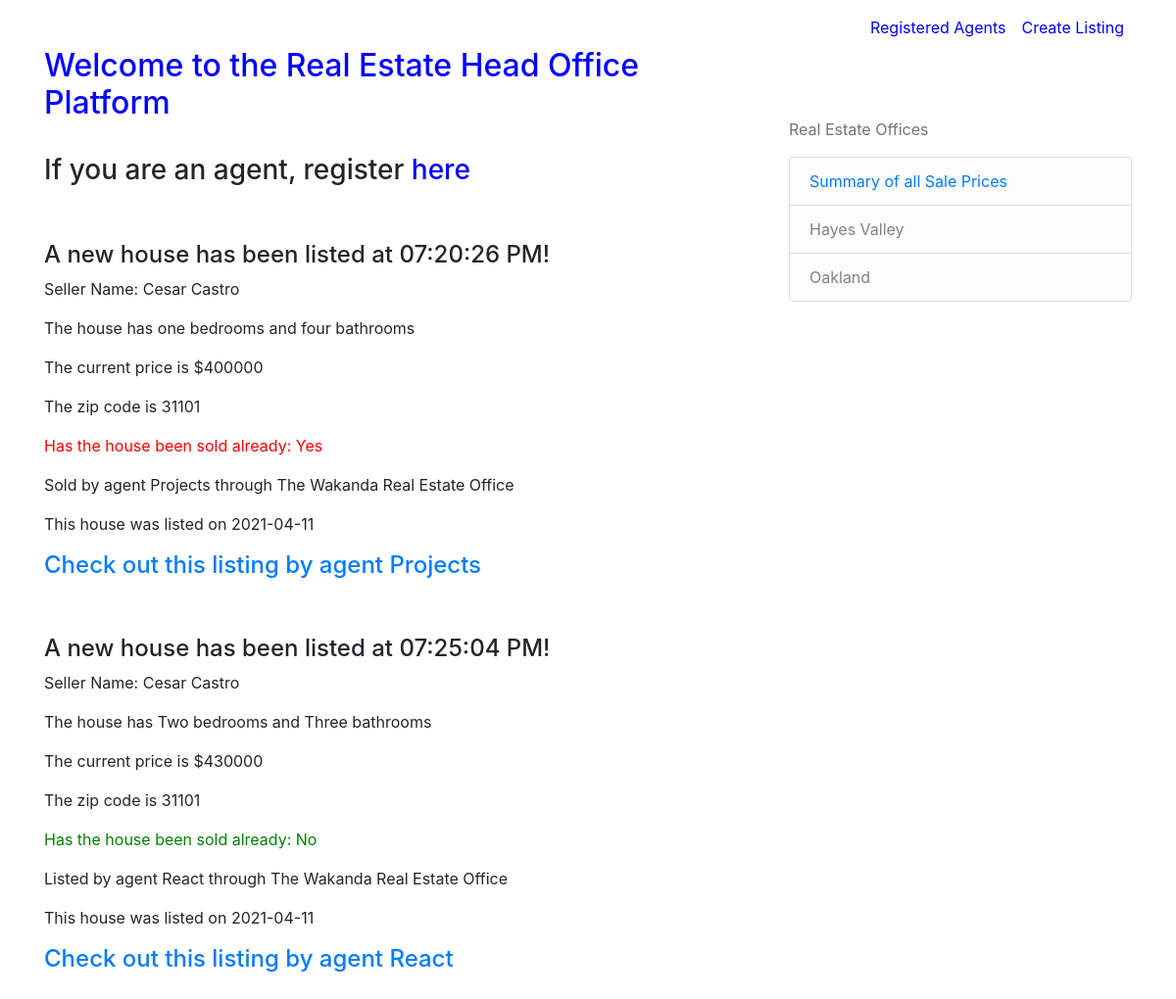
Page /home on the earlier database version.
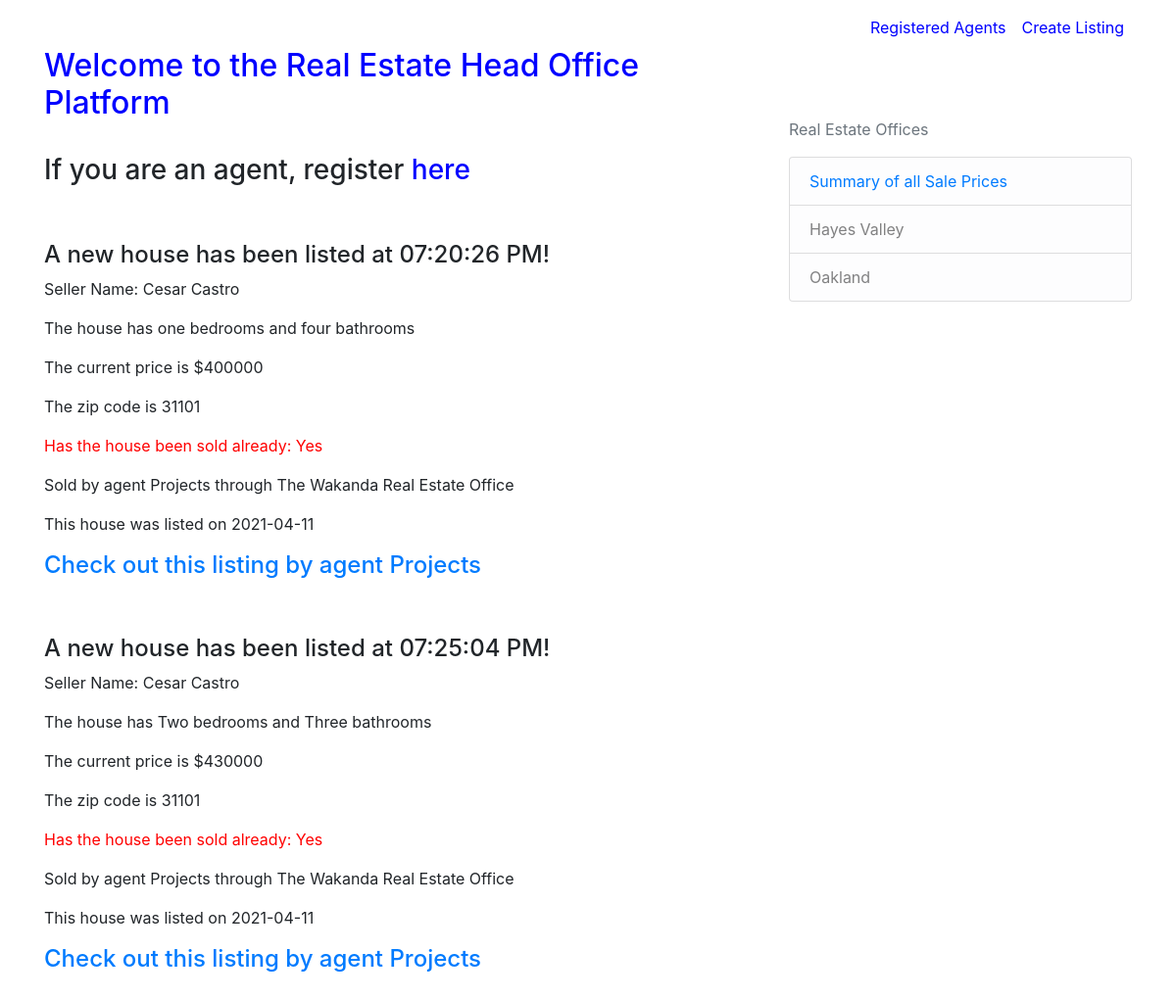
Same page on the later database version.
### real_estate/models.py (models this page shows, shortened)
class Listing(db.Model):
    id = db.Column(db.Integer, primary_key=True)
    seller = db.Column(db.String(100), nullable=False)
    price = db.Column(db.String(100), nullable=False)
    date = db.Column(db.DateTime, nullable=False, default=datetime.utcnow)
    bedrooms = db.Column(db.String(100), nullable=False)
    bathrooms = db.Column(db.String(100), nullable=False)
    zipcode = db.Column(db.String(100), nullable=False)
    sold = db.Column(db.String(100), nullable=False, default="No")
    office = db.Column(db.String(100), nullable=False)
    agent_id = db.Column(db.Integer, db.ForeignKey('agent.id'), nullable=False)
    buyer = db.Column(db.String(100), nullable=False, default="")
    saleprice = db.Column(db.String(100), nullable=False, default="")
    saledate = db.Column(db.DateTime, nullable=False, default=datetime.utcnow)
    saleoffice = db.Column(db.String(100), nullable=False, default="")

class Agent(db.Model):
    id = db.Column(db.Integer, primary_key=True)
    name = db.Column(db.String(100), nullable=False)
    listings = db.relationship('Listing', backref='agent', lazy=True)

### real_estate/routes.py (the view)
@app.route("/")
@app.route("/home")
def home():
    listings = Listing.query.all()
    return render_template('home.html', listings=listings)

### real_estate/templates/home.html
{% extends "layout.html" %}
{% block navigation%}
<a class="nav-item nav-link" href="{{ url_for('registered_agents') }}" style="color:blue">Registered Agents</a>
<a class="nav-item nav-link" href="{{ url_for('new_listing') }}" style="color:blue">Create Listing</a>
{% endblock navigation %}
{% block content %}
<br>
<br>
<h2><a href="{{ url_for('home') }}" style="color:blue">Welcome to the Real Estate Head Office Platform</a></h2>
<br>
<h3>If you are an agent, register
    <a href="{{ url_for('agent_register') }}" style="color:blue">here</a></h3>
<br>
<br>
    {% for listing in listings %}
        <h4>A new house has been listed at {{ listing.date.strftime('%I:%M:%S %p') }}!</h4>
        <p>Seller Name: {{ listing.seller }}</p>
        <p>The house has {{ listing.bedrooms }} bedrooms and {{ listing.bathrooms }} bathrooms</p>
        <p>The current price is ${{ listing.price }}</p>
        <p>The zip code is {{ listing.zipcode }}</p>
        {% if listing.sold == "Yes" %}
        <p style="color: red;">Has the house been sold already: {{ listing.sold }}</p>
        <p>Sold by agent {{ listing.agent.name }} through The {{ listing.office }} Real Estate Office</p>
        {% else %}
        <p style="color: green;">Has the house been sold already: {{ listing.sold }}</p>
        <p>Listed by agent {{ listing.agent.name }} through The {{ listing.office }} Real Estate Office</p>
        {% endif %}
        <p>This house was listed on {{ listing.date.strftime('%Y-%m-%d') }}</p>
        <h4><a href="{{ url_for('listing', listing_id=listing.id) }}">Check out this listing by agent {{ listing.agent.name }}</a></h4>
        <br>
        <br>
    {% endfor %}
{% endblock content %}

### real_estate/templates/layout.html (shortened to what this page needs)
<!DOCTYPE html>
<html>
    <head>
        <link rel="stylesheet" href="https://maxcdn.bootstrapcdn.com/bootstrap/4.0.0/css/bootstrap.min.css">
    </head>
    <body>
        <header class="site-header">
            <nav class="navbar navbar-expand-md navbar-dark bg-steel fixed-top">
              <div class="container">
                <div class="collapse navbar-collapse" id="navbarToggle">
                  <div class="navbar-nav">
                        {% block navigation %}{% endblock %}
                  </div>
                </div>
              </div>
            </nav>
          </header>
          <main role="main" class="container">
            <div class="row">
              <div class="col-md-8">
                {% block content %}{% endblock %}
              </div>
              <div class="col-md-4">
                <div class="content-section">
                    <br>
                    <br>
                    <br>
                    <br>
                    <br>
                  <p class='text-muted'>Real Estate Offices
                    <ul class="list-group">
                      <li class="list-group-item list-group-item-light"><a href="{{ url_for('summary') }}">Summary of all Sale Prices</a></li>
                      <li class="list-group-item list-group-item-light">Hayes Valley</li>
                      <li class="list-group-item list-group-item-light">Oakland</li>
                    </ul>
                  </p>
                </div>
              </div>
            </div>
          </main>
    </body>
</html>

Differences in the rows shown:
changed Listing "07:25:04 PM": agent.name "React" → "Projects"; sold "No" → "Yes"; sold "Listed by agent" → "Sold by agent"
